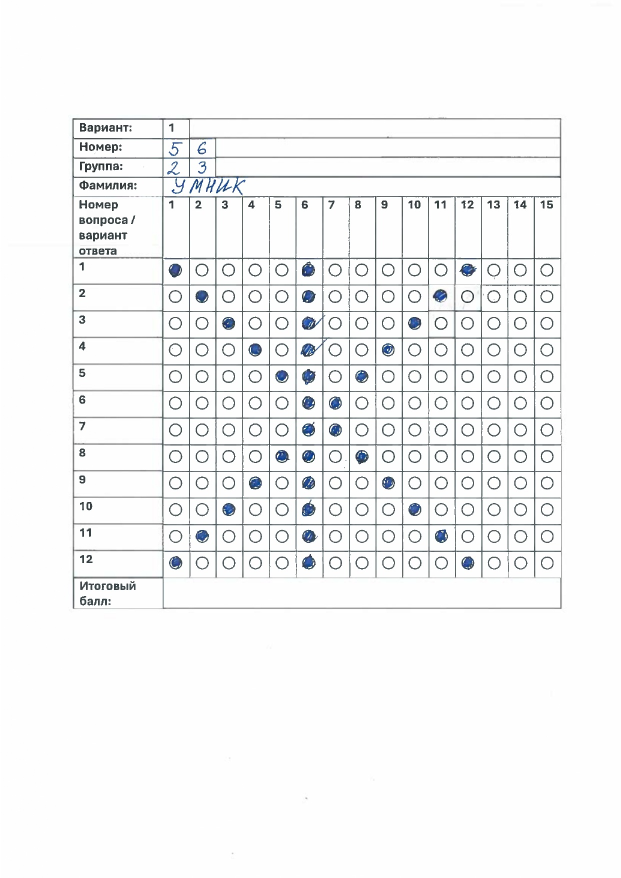
#> input picture src/res2.jpg, 1242 x 1755 px (shown at 1/2 size)
$ python -i detection_utils.py   (imports and definitions only)
#> lines starting #> are read from the running program, lines starting #| are printed output that depends on the picture; after the words box and inside, x2 and y2 are one past the last pixel; in counts of white or black regions, pixels touching at a corner belong together
#> further down, picture is the input picture: shape (1755, 1242, 3); mean B, G, R 245, 244.5, 243.8
### src/detection_functions/constants.py
import cv2

# Подбор параметров
#Вариант
W1_VAR = 276
H1_VAR = 1
W2_VAR = 360
H2_VAR = 51
# Номер по списку
W11_GL = W1_VAR
H11_GL = H2_VAR
W12_GL = W2_VAR
H12_GL = 100 + 5

W21_GL = W2_VAR
H21_GL = H11_GL
W22_GL = 444
H22_GL = H12_GL
# Группа
W11_GROUP = W1_VAR
H11_GROUP = 100 + 2
W12_GROUP = W2_VAR
H12_GROUP = 150 + 5

W21_GROUP = W2_VAR
H21_GROUP = H12_GL
W22_GROUP = W21_GROUP + 84
H22_GROUP = H21_GROUP + 50
# Фамилия
W1_FAMILY = 276
H1_FAMILY = 150
W2_FAMILY = 1000
H2_FAMILY = 200
# Таблица ответов
W1_ANS = 276
H1_ANS = 367
W2_ANS = 1498
H2_ANS = 1218


ANCHORS_POINTS = {
    "answers": [(W1_ANS, H1_ANS), (W2_ANS, H2_ANS)],
    "family_name": [(W1_FAMILY, H1_FAMILY), (W2_FAMILY, H2_FAMILY)],
    "group_1": [(W11_GROUP, H11_GROUP), (W12_GROUP, H12_GROUP)],
    "group_2": [(W21_GROUP, H21_GROUP), (W22_GROUP, H22_GROUP)],
    "list_number_1": [(W11_GL, H11_GL), (W12_GL, H12_GL)],
    "list_number_2": [(W21_GL, H21_GL), (W22_GL, H22_GL)],
    "variant": [(W1_VAR, H1_VAR), (W2_VAR, H2_VAR)]
}

FILL_THRESH = 200000

ANSWER_AREA_WIDTH = 1500
ANSWER_AREA_HEIGHT = 1300
SCAN_WIDTH = 1242
SCAN_HEIGHT = 1756

# Параметры матрицы
MATRIX_ROWS = 12
MATRIX_COLUMNS = 15

# [5 lines left out: function draw_points, not called in this run]

def crop_img(img, points):
    w1, h1 = points[0]
    w2, h2 = points[1]
    return img[h1:h2+1, w1:w2+1]

### src/detection_functions/detection_utils.py
import cv2
import numpy as np
import io
import pandas as pd
from src.detection_functions import constants
from PIL import Image
from fastapi import UploadFile
from collections import defaultdict
#from src.symbols_detection.model_eval import get_handwritten_text


## TO STACK ALL THE IMAGES IN ONE WINDOW
# [38 lines left out: function stackImages, not called in this run]


def rect_contour(contours):
    rec_con = []

    for cont in contours:
        area = cv2.contourArea(cont)
        if area > 50:
            peri = cv2.arcLength(cont, True)
            approx = cv2.approxPolyDP(cont, 0.02 * peri, True)
            if len(approx) == 4:
                rec_con.append(cont)
    rec_con = sorted(rec_con, key=cv2.contourArea, reverse=True)

    return rec_con


def get_corner_points(cont):
    peri = cv2.arcLength(cont, True)
    approx = cv2.approxPolyDP(cont, 0.02 * peri, True)
    return approx


def reorder(points):
    points = points.reshape((4, 2))
    points_new = np.zeros((4, 1, 2), np.int32)
    add = points.sum(1)
    points_new[0] = points[np.argmin(add)]  # [0, 0]
    points_new[3] = points[np.argmax(add)]  # [w, h]
    diff = np.diff(points, axis=1)
    points_new[1] = points[np.argmin(diff)]  # [w, 0]
    points_new[2] = points[np.argmax(diff)]  # [0, h]
    return points_new


def split_boxes(img) -> [np.array]:
    rows = np.array_split(img, constants.MATRIX_ROWS)
    matrix = []
    for row in rows:
        cols = np.array_split(row.T, constants.MATRIX_COLUMNS)
        row_marks = []
        for elem in cols:
            col = elem.T[5:-5, 5:-5]
            row_marks.append(col)
        matrix.append(row_marks)
    return matrix

# [7 lines not run here, left out]


def np2cv(np_img: np.array):
    open_cv_image = np_img[:, :, ::-1].copy()
    return open_cv_image

def get_anses_matrix(ans_matrix):
    answers = defaultdict(list)
    for i, row in enumerate(ans_matrix):
        for j, col in enumerate(row):
            sum_elem = np.sum(col)
            if sum_elem > constants.FILL_THRESH:
                answers[i].append(j)
    return answers


def get_anses(cv_image):
    width_scan = constants.SCAN_WIDTH
    height_scan = constants.SCAN_HEIGHT
    # Prepare img
    img = cv2.resize(cv_image, (width_scan, height_scan))
    img_gray = cv2.cvtColor(img, cv2.COLOR_BGR2GRAY)
    img_blur = cv2.GaussianBlur(img_gray, (5, 5), 1)
    img_canny = cv2.Canny(img_blur, 10, 50)
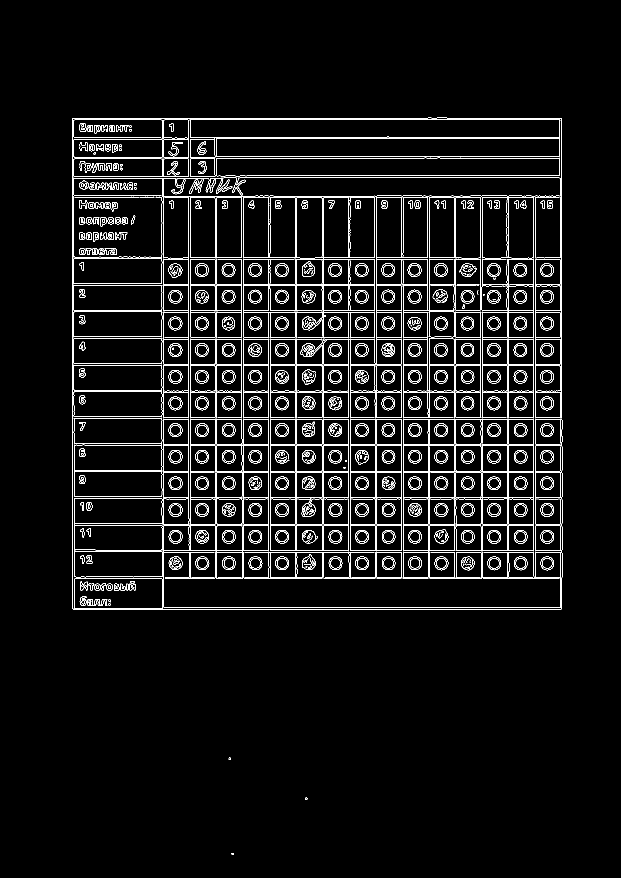
#> img_canny: shape (1756, 1242) (shown at 1/2 size); 4.7% white in thin lines or dots, all inside (x1, y1, x2, y2) = (144, 235, 1125, 1710)
    # Find contours
    contours, hierarchy = cv2.findContours(img_canny, cv2.RETR_EXTERNAL, cv2.CHAIN_APPROX_NONE)
#> contours = 4 contours, 3 with area under 20; largest, box (x1, y1, x2, y2) and area: (144, 235, 1125, 1220) 961185
    # Find rectangles
    rect_con = rect_contour(contours)
#> the loop in rect_contour, `for cont in contours:` made 4 passes
#> (area, peri, approx) on pass 4: (961185, 4009, [[1122, 236], [144, 237], [146, 1218], [1123, 1217]])
#> after the loop in rect_contour, `for cont in contours:`: rec_con = 1 contour; box (x1, y1, x2, y2) and area: (144, 235, 1125, 1220) 961185
#> rect_con has the same summary as rec_con in rect_contour
    biggest_con = get_corner_points(rect_con[0])
#> in get_corner_points, `peri = cv2.arcLength(cont, True)`: peri = 4009
#> in get_corner_points, `approx = cv2.approxPolyDP(cont, 0.02 * peri, True)`: approx = [[1122, 236], [144, 237], [146, 1218], [1123, 1217]]
#> biggest_con has the same summary as approx in get_corner_points
    if biggest_con.size != 0:
        biggest_con_new = reorder(biggest_con)
#> in reorder, `points = points.reshape((4, 2))`: points has the same summary as approx in get_corner_points
#> in reorder, `add = points.sum(1)`: add = [1358, 381, 1364, 2340]
#> in reorder, `diff = np.diff(points, axis=1)`: diff = [-886, 93, 1072, 94]
#> biggest_con_new = [[144, 237], [1122, 236], [146, 1218], [1123, 1217]]

        width_area = constants.ANSWER_AREA_WIDTH
        height_area = constants.ANSWER_AREA_HEIGHT
        pt1 = np.float32(biggest_con_new)
#> pt1 has the same summary as biggest_con_new
        pt2 = np.float32([[0, 0], [width_area, 0], [0, height_area], [width_area, height_area]])
        matrix = cv2.getPerspectiveTransform(pt1, pt2)
#> matrix = [[1.53, -0.00313, -220.1], [0.00135, 1.32, -313.9], [-2.13e-09, -1.04e-06, 1]]
        img_area = cv2.warpPerspective(img, matrix, (width_area, height_area))
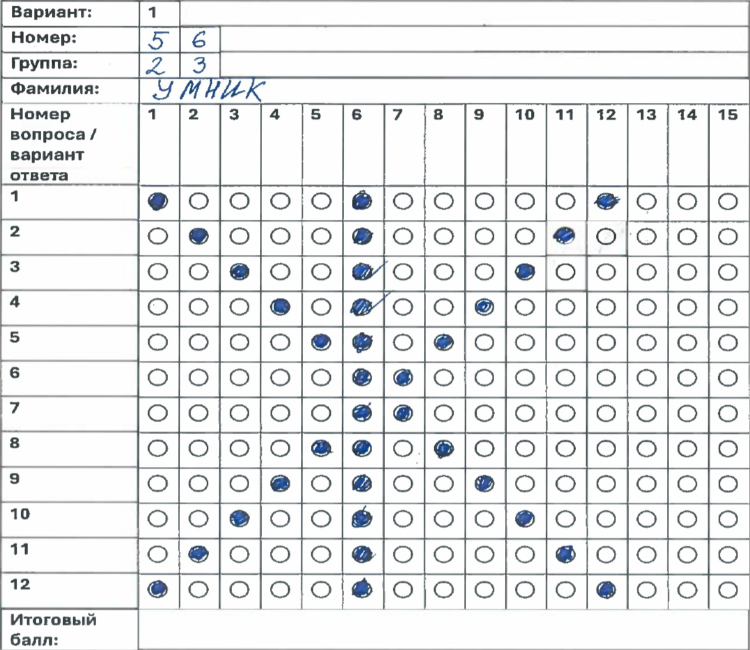
#> img_area: shape (1300, 1500, 3) (shown at 1/2 size); mean B, G, R 233.7, 232.7, 231.1
        img_area_gray = cv2.cvtColor(img_area, cv2.COLOR_BGR2GRAY)
        # Apply threshold
        img_area_thresh = cv2.threshold(img_area_gray, 220, 255, cv2.THRESH_BINARY_INV)[1]
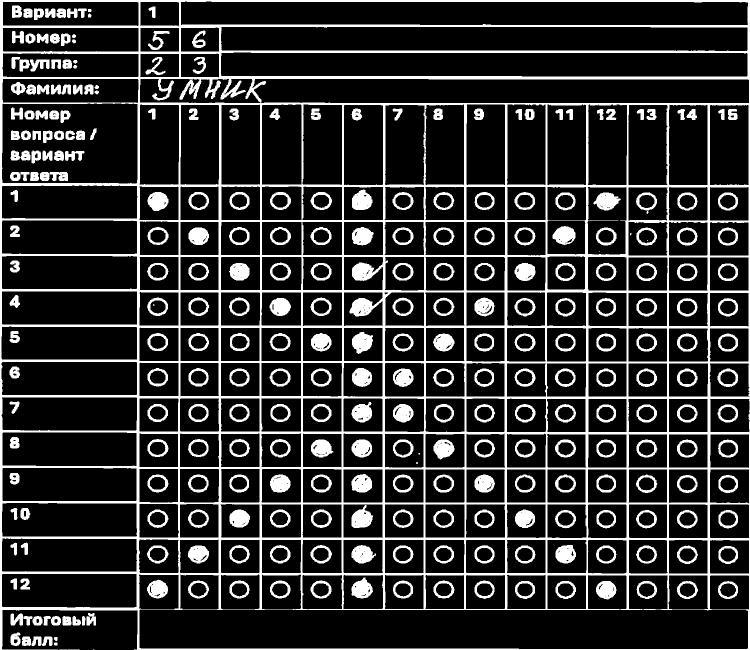
#> img_area_thresh: shape (1300, 1500) (shown at 1/2 size); 18.1% white; 298 white regions (9 under 20 px), largest, box (x1, y1, x2, y2) and area: (0, 0, 1500, 1300) 205423, (703, 1010, 746, 1056) 1297, (704, 664, 746, 708) 1277
        # Get family name
        family_name_img = constants.crop_img(img_area, constants.ANCHORS_POINTS["family_name"])
#> in crop_img, `return img[h1:h2+1, w1:w2+1]`:
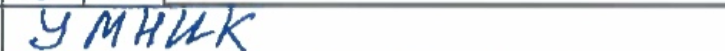
#> returned value: shape (51, 725, 3); mean of channels 0, 1, 2 232.8, 229.3, 225.7; drawn as B, G, R
        im_pil = Image.fromarray(family_name_img)
        family_name = "smth"
        # Get answers images
        ans_matrix = split_boxes(constants.crop_img(img_area_thresh, constants.ANCHORS_POINTS["answers"]))
#> in crop_img (call 2), `return img[h1:h2+1, w1:w2+1]`:
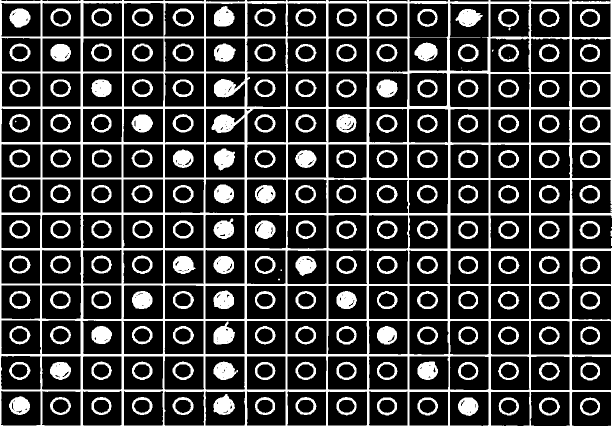
#> returned value: shape (852, 1223) (shown at 1/2 size); 22.9% white; 196 white regions (15 under 20 px), largest, box (x1, y1, x2, y2) and area: (0, 0, 1223, 852) 122971, (427, 643, 470, 689) 1297, (428, 297, 470, 341) 1277
#> in split_boxes, `rows = np.array_split(img, constants.MATRIX_ROWS)`: rows = 12 items
#> the loop in split_boxes, `for row in rows:` made 12 passes
#> ans_matrix = 12 items
        # Get answers
        return get_anses_matrix(ans_matrix), family_name
#> the loop in get_anses_matrix, `for i, row in enumerate(ans_matrix):` made 12 passes


# [41 lines left out: functions get_answers_stats, to_bites, get_df, not called in this run]

>>> import cv2
>>> picture = cv2.imread('../res2.jpg')
>>> result = get_anses(picture)
